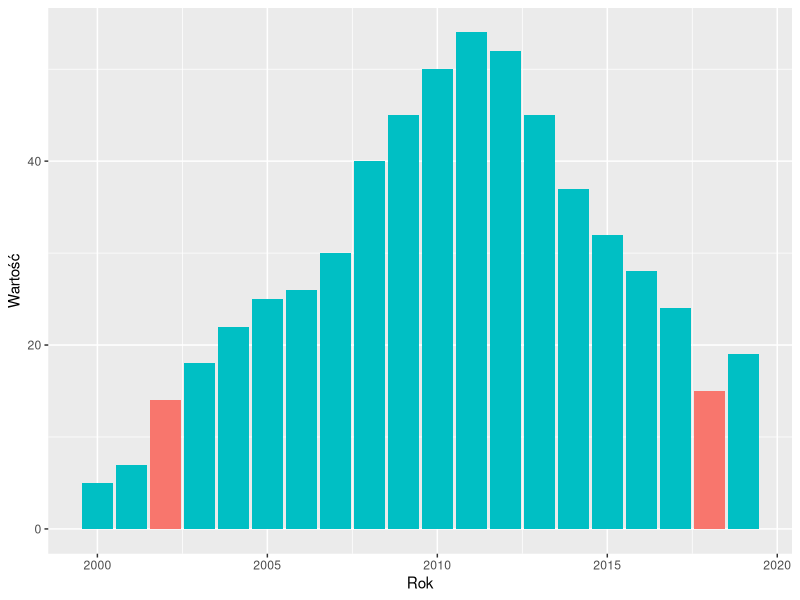

Reproduce this figure in R.
library(ggplot2)
library(dplyr)


data <- data.frame(Rok = 2000:2019, Wartość = c(5,7,14,18,22,25,26,30,40,45,50,54,52,45,37,32,28,24,15,19), kolor = c("steelblue", "steelblue", "red","steelblue","steelblue","steelblue","steelblue","steelblue","steelblue","steelblue","steelblue","steelblue","steelblue","steelblue","steelblue","steelblue","steelblue","steelblue","red","steelblue"))

ggplot(data, aes(x= Rok, y = Wartość, fill = kolor)) + geom_bar(stat="identity") + guides(fill=FALSE)
